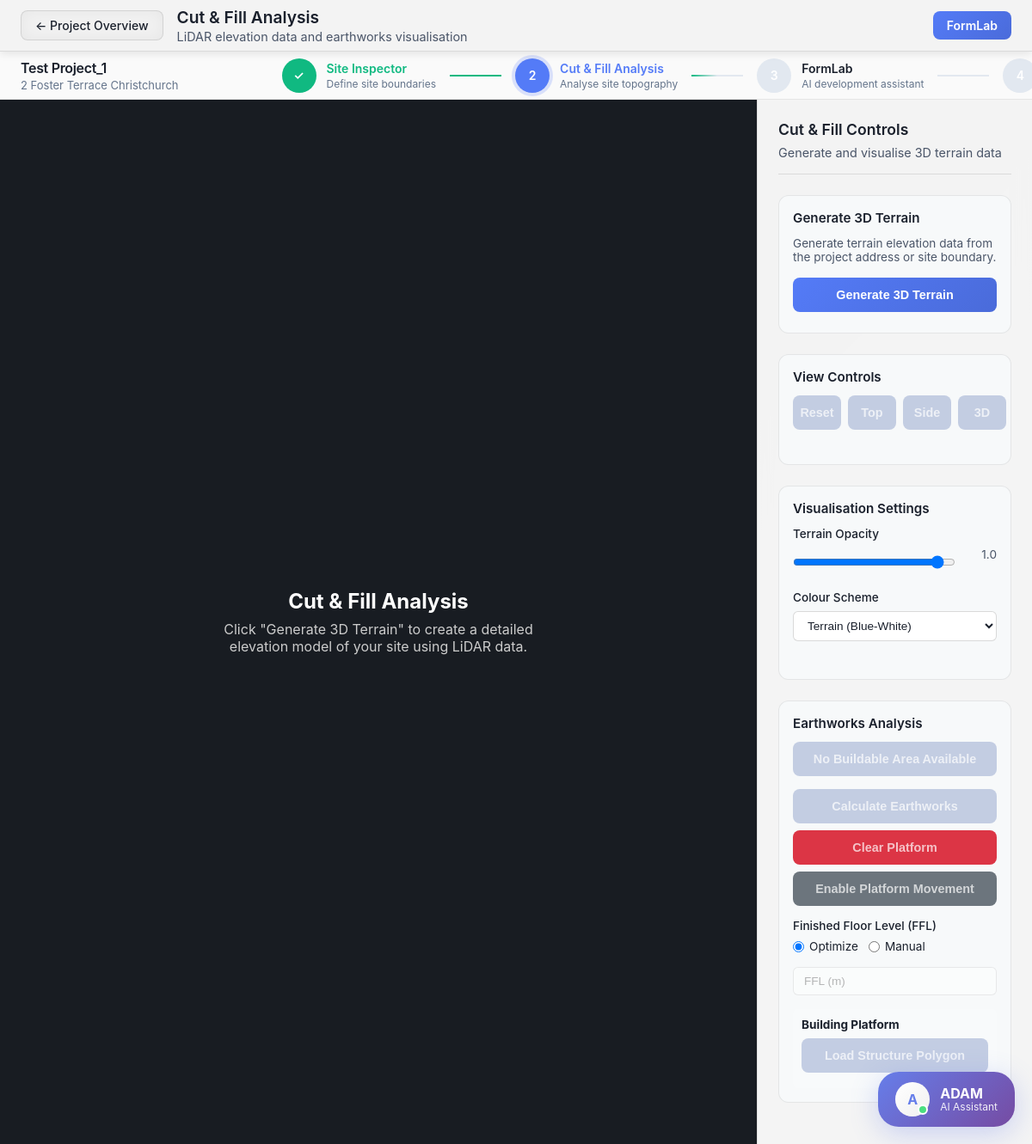
Page /terrain-viewer (signed in) on the earlier database version.
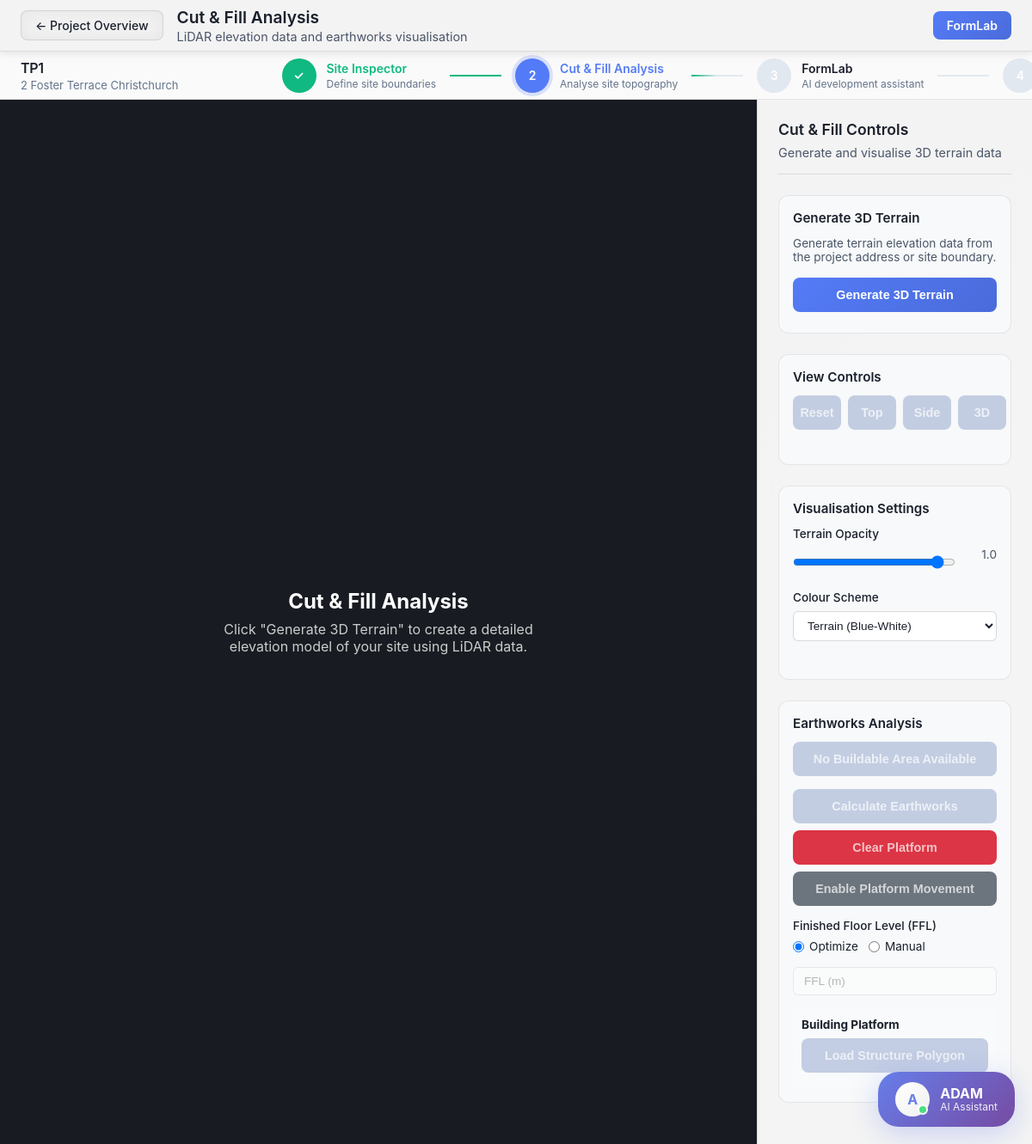
Same page on the later database version.
### tables this page shows
CREATE TABLE projects (
                        id INTEGER PRIMARY KEY AUTOINCREMENT,
                        name TEXT NOT NULL,
                        project_number TEXT,
                        client_name TEXT,
                        address TEXT NOT NULL,
                        site_information TEXT,
                        project_type TEXT,
                        project_units TEXT DEFAULT 'metric',
                        project_visibility TEXT DEFAULT 'private',
                        team_members TEXT,
                        status TEXT DEFAULT 'active',
                        user_id INTEGER NOT NULL,
                        created_at DATETIME DEFAULT CURRENT_TIMESTAMP,
                        updated_at DATETIME DEFAULT CURRENT_TIMESTAMP, location_lat REAL, location_lng REAL,
                        FOREIGN KEY (user_id) REFERENCES users (id)
                    );

### routes/terrain_routes.py (the view, shortened to what this page needs)
    def handle_terrain_viewer(self):
        try:
            from flask import request
            app_logger.info("Terrain viewer page requested")
            project_id = request.args.get('project_id') or request.args.get('project')
            if project_id and ('?' in project_id or '&' in project_id):
                project_id = project_id.split('?')[0].split('&')[0]
                app_logger.info(f"Cleaned malformed project ID: {project_id}")
            if not project_id:
                project_id = session.get('current_project_id')
                app_logger.info(f"No valid project ID in URL, trying session: {project_id}")
            if not project_id:
                try:
                    from database import DatabaseManager
                    db_manager = DatabaseManager()
                    user_id = session.get('user', {}).get('id')
                    if user_id:
                        with db_manager.db.get_cursor() as cursor:
                            cursor.execute("""
                                SELECT id, name, address
                                FROM projects
                                WHERE user_id = ?
                                ORDER BY updated_at DESC
                                LIMIT 1
                            """, (user_id,))
                            recent_project = cursor.fetchone()
                            if recent_project:
                                project_id = str(recent_project[0])
                                session['current_project_id'] = project_id
                                app_logger.info(f"Using most recent project: {project_id} ({recent_project[1]} at {recent_project[2]})")
                except Exception as e:
                    app_logger.error(f"Error getting recent project: {e}")
            if not project_id:
                app_logger.warning("No project ID available for terrain viewer")
            site_data = {}
            project_data = {}
            if project_id:
                try:
                    from database import DatabaseManager
                    db_manager = DatabaseManager()
                    user_id = session.get('user', {}).get('id')
                    if user_id:
                        with db_manager.db.get_cursor() as cursor:
                            cursor.execute("""
                                SELECT name, address, location_lat, location_lng, created_at
                                FROM projects
                                WHERE id = ? AND user_id = ?
                            """, (project_id, user_id))
                            project_row = cursor.fetchone()
                            if project_row:
                                project_data = {
                                    'id': project_id,
                                    'name': project_row[0],
                                    'address': project_row[1],
                                    'lat': project_row[2],
                                    'lng': project_row[3],
                                    'created_at': project_row[4]
                                }
                                app_logger.info(f"Project data loaded for terrain viewer: {project_data['name']} at {project_data['address']}")
                                if not site_data and project_data.get('address'):
                                    site_data = {
                                        'address': project_data['address'],
                                        'project_address': project_data['address'],
                                        'project_name': project_data['name'],
                                        'project_id': project_id
                                    }
                                    app_logger.info(f"No site data found, but project has address: {project_data['address']}")
                            else:
                                app_logger.warning(f"No project found with ID {project_id} for user {user_id}")
                    else:
                        app_logger.warning("No user ID found in session for terrain viewer")
                except Exception as e:
                    app_logger.error(f"Error loading project data: {e}")
            else:
                app_logger.info("No project ID provided to terrain viewer")
            if project_id:
                project_site_data = self._load_site_data_from_project(project_id)
                if project_site_data:
                    app_logger.info(f"Loaded site data from project snapshots: {list(project_site_data.keys())}")
                    if site_data:
                        site_data.update(project_site_data)
                    else:
                        site_data = project_site_data
                    session['site_data'] = site_data
            return render_template('terrain_viewer.html',
                                 site_data=site_data,
                                 site_data_json=json.dumps(site_data) if site_data else '{}',
                                 project_data=project_data)
        except Exception as e:
            app_logger.error(f"Terrain viewer error: {e}")
            error_data = {'error': str(e)}
            return render_template('terrain_viewer.html',
                                 site_data=error_data,
                                 site_data_json=json.dumps(error_data),
                                 project_data={})

### templates/terrain_viewer.html (shortened to what this page needs)
<!DOCTYPE html>
<html lang="en">
<head>
    <link rel="stylesheet" href="{{ url_for('static', filename='styles.css') }}">
    <link href='https://api.mapbox.com/mapbox-gl-js/v3.0.1/mapbox-gl.css' rel='stylesheet' />
    <link rel="stylesheet" href="{{ url_for('static', filename='css/adam-chat-widget.css') }}">
</head>
<body>
    <div class="site-header">
        <div class="header-left">
            <a href="{% if project_data and project_data.get('id') %}/project/{{ project_data.get('id') }}{% else %}/dashboard{% endif %}" class="header-back-btn">
                ← Project Overview
            </a>
            <div class="header-title-section">
                <h1 class="header-title">Cut & Fill Analysis</h1>
                <p class="header-subtitle">LiDAR elevation data and earthworks visualisation</p>
            </div>
        </div>
        <div class="header-right">
            <a href="/site-developer{% if project_data and project_data.get('id') %}?project_id={{ project_data.get('id') }}{% endif %}" class="header-cta-btn">FormLab</a>
        </div>
    </div>
    <div class="engineering-flow-progress">
        <div class="flow-container">
            <div class="project-info-section">
                {% if project_data and project_data.get('name') %}
                <div class="project-name">{{ project_data.get('name', 'Current Project') }}</div>
                {% set address = project_data.get('address', '') %}
                {% if address %}
                    {% if address|length > 45 %}
                    <div class="project-address" title="{{ address }}">{{ address[:42] }}...</div>
                    {% else %}
                    <div class="project-address">{{ address }}</div>
                    {% endif %}
                {% else %}
                <div class="project-address">No address available</div>
                {% endif %}
                {% else %}
                <div class="project-name">Current Project</div>
                <div class="project-address">No address available</div>
                {% endif %}
            </div>
            <div class="flow-steps-container">
                <div class="flow-step completed clickable" onclick="navigateToStep(1)">
                    <div class="step-indicator">
                        <div class="step-check">✓</div>
                    </div>
                    <div class="step-content">
                        <div class="step-title">Site Inspector</div>
                        <div class="step-subtitle">Define site boundaries</div>
                    </div>
                </div>
                <div class="flow-connector completed"></div>
                <div class="flow-step active clickable" onclick="navigateToStep(2)">
                    <div class="step-indicator">
                        <div class="step-number">2</div>
                    </div>
                    <div class="step-content">
                        <div class="step-title">Cut & Fill Analysis</div>
                        <div class="step-subtitle">Analyse site topography</div>
                    </div>
                </div>
                <div class="flow-connector"></div>
                <div class="flow-step clickable" onclick="navigateToStep(3)">
                    <div class="step-indicator">
                        <div class="step-number">3</div>
                    </div>
                    <div class="step-content">
                        <div class="step-title">FormLab</div>
                        <div class="step-subtitle">AI development assistant</div>
                    </div>
                </div>
                <div class="flow-connector"></div>
                <div class="flow-step clickable" onclick="navigateToStep(4)">
                    <div class="step-indicator">
                        <div class="step-number">4</div>
                    </div>
                </div>
                </div>
            </div>
        </div>
    <div class="main-content">
        <div class="terrain-canvas-container">
            <div id="terrainCanvas" class="terrain-canvas"></div>
        </div>
        <div class="terrain-panel">
            <div class="panel-header">
                <h2 class="panel-title">Cut & Fill Controls</h2>
                <p class="panel-subtitle">Generate and visualise 3D terrain data</p>
            </div>
            <div id="generateTerrainSection" class="control-section">
                <div class="section-title">Generate 3D Terrain</div>
                <p style="color: #4a5568; font-size: 0.85rem; margin-bottom: 16px;">
                    Generate terrain elevation data from the project address or site boundary.
                </p>
                <button id="generateTerrainBtn" class="control-btn" style="width: 100%; background: linear-gradient(135deg, #547bf7 0%, #4a6bda 100%);">
                    Generate 3D Terrain
                </button>
            </div>
            <div class="control-section">
                <div class="section-title">View Controls</div>
                <div class="view-controls">
                    <button id="resetViewBtn" class="control-btn" disabled>
                        Reset
                    </button>
                    <button id="topViewBtn" class="control-btn" disabled>
                        Top
                    </button>
                    <button id="sideViewBtn" class="control-btn" disabled>
                        Side
                    </button>
                    <button id="perspectiveViewBtn" class="control-btn" disabled>
                        3D
                    </button>
                </div>
            </div>
            <div class="control-section">
                <div class="section-title">Visualisation Settings</div>
                <div class="platform-controls">
                    <label class="control-label">Terrain Opacity</label>
                    <div class="input-row">
                        <input type="range" id="terrainOpacity" min="0.1" max="1" value="1" step="0.1" style="flex: 2;">
                        <span id="terrainOpacityValue" class="opacity-value">1.0</span>
                    </div>
                </div>
                <div class="platform-controls">
                    <label class="control-label">Colour Scheme</label>
                    <select id="colorSchemeSelect" class="overlay-style-select">
                        <option value="terrain">Terrain (Blue-White)</option>
                    </select>
                </div>
            </div>
            <div class="control-section">
                <div class="section-title">Earthworks Analysis</div>
                <button id="loadBuildableAreaBtn" class="control-btn" disabled style="width: 100%;">
                    No Buildable Area Available
                </button>
                <div style="margin-top: 15px;">
                    <button id="calculateEarthworksBtn" class="control-btn" disabled style="width: 100%;">
                        Calculate Earthworks
                    </button>
                    <button id="clearPlatformBtn" class="control-btn" disabled style="width: 100%; margin-top: 8px; background: #dc3545;">
                        Clear Platform
                    </button>
                    <button id="togglePlatformMoveBtn" class="control-btn" disabled style="width: 100%; margin-top: 8px; background: #6c757d;">
                        Enable Platform Movement
                    </button>
                </div>
                <div class="ffl-controls" style="margin-top: 15px;">
                    <label class="control-label">Finished Floor Level (FFL)</label>
                    <div class="ffl-options">
                        <div class="radio-option">
                            <input type="radio" name="fflMode" value="optimize" id="optimizeFFL" checked>
                            <label for="optimizeFFL">Optimize</label>
                        </div>
                        <div class="radio-option">
                            <input type="radio" name="fflMode" value="manual" id="manualFFL">
                            <label for="manualFFL">Manual</label>
                        </div>
                    </div>
                    <input type="number" id="manualFFL" placeholder="FFL (m)" disabled step="0.1" style="width: 100%; margin-top: 8px;">
                </div>
                <div class="platform-container" style="margin-top: 15px; padding: 10px; background: rgba(255,255,255,0.1); border-radius: 5px;">
                    <label class="control-label" style="font-weight: bold;">Building Platform</label>
                    <button id="loadPlatformBtn" class="control-btn" disabled style="width: 100%; margin-top: 8px;">
                        Load Structure Polygon
                    </button>
                </div>
            </div>
        </div>
    </div>
</body>
</html>

Differences in the rows shown:
no longer on this page (row unchanged): projects: get "Test Project_1", address "2 Foster Terrace Christchurch"
added projects: get "TP1", address "2 Foster Terrace Christchurch"
